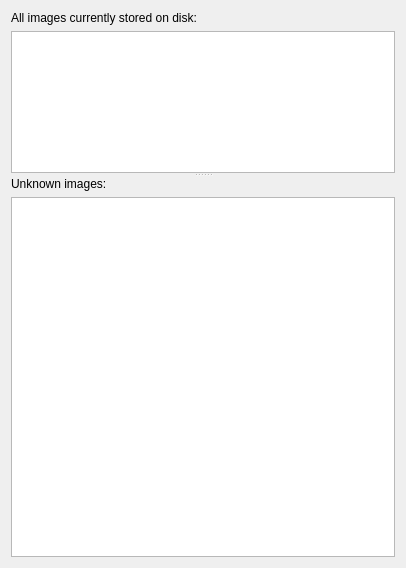
<?xml version="1.0" encoding="UTF-8"?>
<ui version="4.0">
 <class>CardFilterPage</class>
 <widget class="QWizardPage" name="CardFilterPage">
  <property name="geometry">
   <rect>
    <x>0</x>
    <y>0</y>
    <width>406</width>
    <height>568</height>
   </rect>
  </property>
  <property name="title">
   <string>Select images for removal</string>
  </property>
  <property name="subTitle">
   <string>Click on entries in the tables below to mark or un-mark them for removal. All selected entries will be removed.</string>
  </property>
  <layout class="QVBoxLayout" name="verticalLayout_3">
   <item>
    <widget class="QSplitter" name="splitter">
     <property name="orientation">
      <enum>Qt::Orientation::Vertical</enum>
     </property>
     <widget class="QWidget" name="verticalLayoutWidget">
      <layout class="QVBoxLayout" name="verticalLayout">
       <item>
        <widget class="QLabel" name="card_image_view_label">
         <property name="text">
          <string>All images currently stored on disk:</string>
         </property>
         <property name="buddy">
          <cstring>card_image_view</cstring>
         </property>
        </widget>
       </item>
       <item>
        <widget class="QTableView" name="card_image_view">
         <property name="sizeAdjustPolicy">
          <enum>QAbstractScrollArea::SizeAdjustPolicy::AdjustToContents</enum>
         </property>
         <property name="editTriggers">
          <set>QAbstractItemView::EditTrigger::NoEditTriggers</set>
         </property>
         <property name="selectionMode">
          <enum>QAbstractItemView::SelectionMode::MultiSelection</enum>
         </property>
         <property name="selectionBehavior">
          <enum>QAbstractItemView::SelectionBehavior::SelectRows</enum>
         </property>
         <property name="sortingEnabled">
          <bool>true</bool>
         </property>
         <attribute name="horizontalHeaderStretchLastSection">
          <bool>true</bool>
         </attribute>
         <attribute name="verticalHeaderVisible">
          <bool>false</bool>
         </attribute>
        </widget>
       </item>
      </layout>
     </widget>
     <widget class="QWidget" name="verticalLayoutWidget_2">
      <layout class="QVBoxLayout" name="verticalLayout_2">
       <item>
        <widget class="QLabel" name="unknown_images_view_label">
         <property name="toolTip">
          <string>Images found on disk that can not be associated with any card.</string>
         </property>
         <property name="text">
          <string>Unknown images:</string>
         </property>
         <property name="buddy">
          <cstring>unknown_image_view</cstring>
         </property>
        </widget>
       </item>
       <item>
        <widget class="QTableView" name="unknown_image_view">
         <property name="editTriggers">
          <set>QAbstractItemView::EditTrigger::NoEditTriggers</set>
         </property>
         <property name="selectionMode">
          <enum>QAbstractItemView::SelectionMode::MultiSelection</enum>
         </property>
         <property name="selectionBehavior">
          <enum>QAbstractItemView::SelectionBehavior::SelectRows</enum>
         </property>
         <attribute name="horizontalHeaderStretchLastSection">
          <bool>true</bool>
         </attribute>
         <attribute name="verticalHeaderVisible">
          <bool>false</bool>
         </attribute>
        </widget>
       </item>
      </layout>
     </widget>
    </widget>
   </item>
  </layout>
 </widget>
 <resources/>
 <connections/>
</ui>
